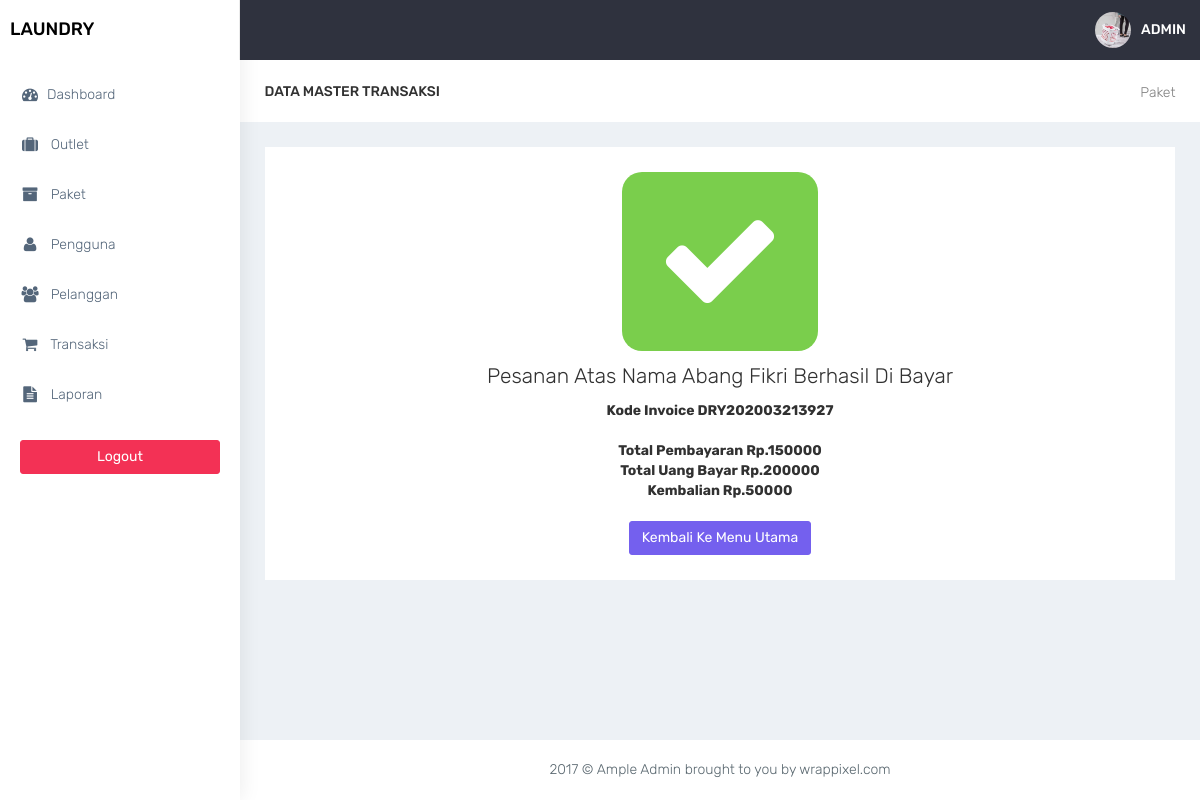
The app's page /admin/transaksi_telah_dibayar.php?id=33 (signed in) with its own data.
### tables this page shows
CREATE TABLE `transaksi` (
  `id_transaksi` int(11) NOT NULL,
  `outlet_id` int(11) DEFAULT NULL,
  `kode_invoice` varchar(100) DEFAULT NULL,
  `member_id` int(11) DEFAULT NULL,
  `tgl` datetime DEFAULT NULL,
  `batas_waktu` datetime DEFAULT NULL,
  `tgl_pembayaran` datetime DEFAULT NULL,
  `biaya_tambahan` int(11) DEFAULT NULL,
  `diskon` double DEFAULT NULL,
  `pajak` int(11) DEFAULT NULL,
  `status` enum('baru','proses','selesai','diambil') DEFAULT NULL,
  `status_bayar` enum('dibayar','belum') DEFAULT NULL,
  `user_id` int(11) DEFAULT NULL
);

CREATE TABLE `member` (
  `id_member` int(11) NOT NULL,
  `nama_member` varchar(100) DEFAULT NULL,
  `alamat_member` text DEFAULT NULL,
  `jenis_kelamin` enum('L','P') DEFAULT NULL,
  `telp_member` varchar(15) DEFAULT NULL,
  `no_ktp` varchar(30) DEFAULT NULL
);

CREATE TABLE `detail_transaksi` (
  `id_detail` int(11) NOT NULL,
  `transaksi_id` int(11) DEFAULT NULL,
  `paket_id` int(11) DEFAULT NULL,
  `qty` double DEFAULT NULL,
  `total_harga` double DEFAULT NULL,
  `keterangan` text DEFAULT NULL,
  `total_bayar` int(11) DEFAULT NULL
);

### admin/functions.php (called while the page is built, shortened)
<?php
function ambilsatubaris($conn,$query){
    $db = mysqli_query($conn,$query);
    return mysqli_fetch_assoc($db);
}
?>

### admin/transaksi_telah_dibayar.php (the view, shortened to what this page needs)
<?php
$title = 'transaksi';
require 'functions.php';
require 'layout_header.php';
$query = 'SELECT transaksi.*,member.nama_member , detail_transaksi.total_harga, detail_transaksi.total_bayar FROM transaksi INNER JOIN member ON member.id_member = transaksi.member_id INNER JOIN detail_transaksi ON detail_transaksi.transaksi_id = transaksi.id_transaksi WHERE transaksi.id_transaksi = ' . $_GET['id'];
$data = ambilsatubaris($conn,$query);
?>
<div class="container-fluid">
    <div class="row bg-title">
        <div class="col-lg-3 col-md-4 col-sm-4 col-xs-12">
            <h4 class="page-title">Data Master <?= $title ?></h4> </div>
        <div class="col-lg-9 col-sm-8 col-md-8 col-xs-12">
            <ol class="breadcrumb">
                <li><a href="#">Paket</a></li>
            </ol>
        </div>
    </div>
    <div class="row">
        <div class="col-md-12 col-lg-12 col-sm-12 col-xs-12">
            <div class="white-box">
                <div class="row">
                    <div class="col-md-4"></div>
                    <div class="col-md-4 text-center" style="padding-left: 50px;padding-right: 50px;">
                        <div class="bg-success" style="font-size: 125px;border-radius: 20px">
                            <i class="fa fa-check fa-10x text-white"></i>
                        </div>
                    </div>
                    <div class="col-md-4"></div>
                </div>
                <div class="row">
                    <div class="col-md-12 text-center">
                        <h3>Pesanan Atas Nama <?= $data['nama_member'] ?> Berhasil Di Bayar</h3>
                        <strong>Kode Invoice <?= $data['kode_invoice'] ?></strong><br><br>
                        <strong>Total Pembayaran Rp.<?= $data['total_harga'] ?></strong><br>
                        <strong>Total Uang Bayar Rp.<?= $data['total_bayar'] ?></strong><br>
                        <strong>Kembalian Rp.<?= $data['total_bayar'] - $data['total_harga'] ?></strong><br><br>
                        <a href="transaksi.php" class="btn btn-primary">Kembali Ke Menu Utama</a>
                    </div>
                </div>
            </div>
        </div>
    </div>
</div>
<?php
require'layout_footer.php';

### assets/css/colors/default.css (style rules this page uses)
body { background: #fff; }

### records on screen
transaksi: member.nama_member "Abang Fikri", kode_invoice "DRY202003213927", detail_transaksi.total_harga "150000", detail_transaksi.total_bayar "200000", detail_transaksi.total_bayar+total_harga "50000"

### other values on screen
$title "TRANSAKSI"
